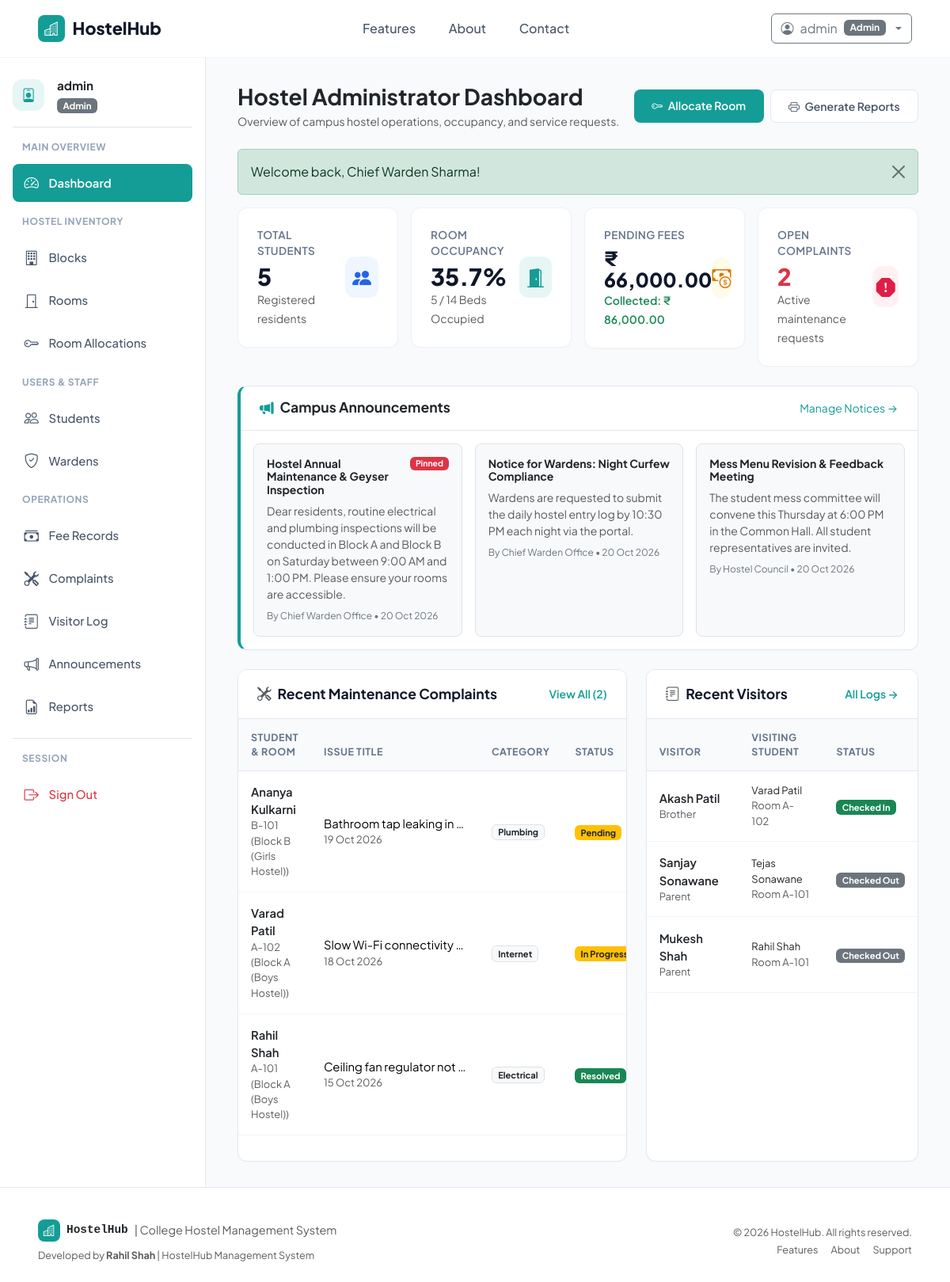
/admin/dashboard.php (signed in), run on the app's committed database.
### tables this page shows
CREATE TABLE `announcements` (
    `AnnouncementID` INT AUTO_INCREMENT PRIMARY KEY,
    `Title` VARCHAR(200) NOT NULL,
    `Content` TEXT NOT NULL,
    `TargetAudience` ENUM('All', 'Students', 'Wardens') NOT NULL DEFAULT 'All',
    `PostedBy` VARCHAR(100) NOT NULL DEFAULT 'Admin Office',
    `IsPinned` TINYINT(1) NOT NULL DEFAULT 0,
    `CreatedAt` TIMESTAMP DEFAULT CURRENT_TIMESTAMP
);

CREATE TABLE `complaints` (
    `ComplaintID` INT AUTO_INCREMENT PRIMARY KEY,
    `StudentID` INT NOT NULL,
    `Category` ENUM('Electrical', 'Plumbing', 'Carpentry', 'Internet', 'Cleanliness', 'Security', 'Other') NOT NULL DEFAULT 'Other',
    `Title` VARCHAR(150) NOT NULL,
    `Description` TEXT NOT NULL,
    `Date` DATE NOT NULL,
    `Priority` ENUM('Low', 'Medium', 'High') NOT NULL DEFAULT 'Medium',
    `Status` ENUM('Pending', 'In Progress', 'Resolved', 'Rejected') NOT NULL DEFAULT 'Pending',
    `AdminRemarks` TEXT NULL,
    `ResolvedAt` DATETIME NULL,
    `CreatedAt` TIMESTAMP DEFAULT CURRENT_TIMESTAMP,
    FOREIGN KEY (`StudentID`) REFERENCES `students`(`StudentID`) ON DELETE CASCADE
);

CREATE TABLE `students` (
    `StudentID` INT AUTO_INCREMENT PRIMARY KEY,
    `Name` VARCHAR(100) NOT NULL,
    `Email` VARCHAR(100) NOT NULL UNIQUE,
    `Phone` VARCHAR(20) NOT NULL,
    `Gender` ENUM('Male', 'Female', 'Other') NOT NULL,
    `Course` VARCHAR(100) NOT NULL,
    `Year` INT NOT NULL DEFAULT 1,
    `EmergencyContact` VARCHAR(100) NOT NULL,
    `EmergencyPhone` VARCHAR(20) NOT NULL,
    `Address` TEXT NULL,
    `RoomID` INT NULL,
    `CreatedAt` TIMESTAMP DEFAULT CURRENT_TIMESTAMP,
    FOREIGN KEY (`RoomID`) REFERENCES `rooms`(`RoomID`) ON DELETE SET NULL
);

CREATE TABLE `rooms` (
    `RoomID` INT AUTO_INCREMENT PRIMARY KEY,
    `RoomNumber` VARCHAR(20) NOT NULL,
    `Type` VARCHAR(50) NOT NULL DEFAULT 'Double',
    `Capacity` INT NOT NULL DEFAULT 2,
    `Occupied` INT NOT NULL DEFAULT 0,
    `FeePerSemester` DECIMAL(10,2) NOT NULL DEFAULT 25000.00,
    `Status` ENUM('Available', 'Full', 'Maintenance') NOT NULL DEFAULT 'Available',
    `BlockID` INT NOT NULL,
    `CreatedAt` TIMESTAMP DEFAULT CURRENT_TIMESTAMP,
    FOREIGN KEY (`BlockID`) REFERENCES `blocks`(`BlockID`) ON DELETE CASCADE,
    UNIQUE KEY `unique_block_room` (`BlockID`, `RoomNumber`)
);

CREATE TABLE `blocks` (
    `BlockID` INT AUTO_INCREMENT PRIMARY KEY,
    `BlockName` VARCHAR(50) NOT NULL UNIQUE,
    `Gender` ENUM('Boys', 'Girls', 'Coed') NOT NULL,
    `Description` VARCHAR(255) NULL,
    `CreatedAt` TIMESTAMP DEFAULT CURRENT_TIMESTAMP
);

CREATE TABLE `visitors` (
    `VisitorID` INT AUTO_INCREMENT PRIMARY KEY,
    `StudentID` INT NOT NULL,
    `Name` VARCHAR(100) NOT NULL,
    `VisitDate` DATE NOT NULL,
    `Relation` VARCHAR(50) NOT NULL,
    `Role` VARCHAR(50) NOT NULL DEFAULT 'Visitor',
    `Phone` VARCHAR(20) NOT NULL,
    `IDProof` VARCHAR(50) NULL,
    `CheckInTime` DATETIME NOT NULL,
    `CheckOutTime` DATETIME NULL,
    `Status` ENUM('Checked In', 'Checked Out') NOT NULL DEFAULT 'Checked In',
    `CreatedAt` TIMESTAMP DEFAULT CURRENT_TIMESTAMP,
    FOREIGN KEY (`StudentID`) REFERENCES `students`(`StudentID`) ON DELETE CASCADE
);

### admin/dashboard.php (the view, shortened to what the rows shown need)
<?php
require_once __DIR__ . '/../config/database.php';
require_once __DIR__ . '/../includes/helpers.php';
$recentComplaints = $pdo->query("
    SELECT c.*, s.Name as StudentName, r.RoomNumber, b.BlockName
    FROM complaints c
    JOIN students s ON c.StudentID = s.StudentID
    LEFT JOIN rooms r ON s.RoomID = r.RoomID
    LEFT JOIN blocks b ON r.BlockID = b.BlockID
    ORDER BY c.ComplaintID DESC LIMIT 5
")->fetchAll();
$recentVisitors = $pdo->query("
    SELECT v.*, s.Name as StudentName, r.RoomNumber
    FROM visitors v
    JOIN students s ON v.StudentID = s.StudentID
    LEFT JOIN rooms r ON s.RoomID = r.RoomID
    ORDER BY v.VisitorID DESC LIMIT 5
")->fetchAll();
$recentAnnouncements = $pdo->query("
    SELECT * FROM announcements ORDER BY IsPinned DESC, AnnouncementID DESC LIMIT 3
")->fetchAll();
require_once __DIR__ . '/../includes/header.php';
?>
<div class="dashboard-container">
    <main class="main-content">
        <?php if (!empty($recentAnnouncements)): ?>
            <div class="content-card mb-4 border-teal" style="border-left: 4px solid var(--primary-teal);">
                <div class="p-3">
                    <div class="row g-3">
                        <?php foreach ($recentAnnouncements as $ann): ?>
                            <div class="col-md-4">
                                <div class="p-3 bg-light rounded-3 h-100 border">
                                    <div class="d-flex justify-content-between align-items-start mb-1">
                                        <h6 class="fw-bold mb-1 small text-dark"><?= htmlspecialchars($ann['Title']) ?></h6>
                                        <?php if ($ann['IsPinned']): ?>
                                            <span class="badge bg-danger" style="font-size: 0.65rem;">Pinned</span>
                                        <?php endif; ?>
                                    </div>
                                    <p class="text-muted small mb-2 text-truncate-2"><?= htmlspecialchars($ann['Content']) ?></p>
                                    <div class="small text-secondary" style="font-size: 0.75rem;">
                                        By <?= htmlspecialchars($ann['PostedBy']) ?> &bull; <?= format_date($ann['CreatedAt']) ?>
                                    </div>
                                </div>
                            </div>
                        <?php endforeach; ?>
                    </div>
                </div>
            </div>
        <?php endif; ?>
        <div class="row g-4">
            <div class="col-lg-7">
                <div class="content-card h-100">
                    <div class="table-responsive">
                        <table class="table table-custom align-middle">
                            <thead>
                                <tr>
                                    <th>Student & Room</th>
                                    <th>Issue Title</th>
                                    <th>Category</th>
                                    <th>Status</th>
                                </tr>
                            </thead>
                            <tbody>
                                <?php if (empty($recentComplaints)): ?>
                                    <tr><td colspan="5" class="text-center py-4 text-muted">No complaints reported.</td></tr>
                                <?php else: ?>
                                    <?php foreach ($recentComplaints as $c): ?>
                                        <tr>
                                            <td>
                                                <div class="fw-semibold text-dark"><?= htmlspecialchars($c['StudentName']) ?></div>
                                                <div class="small text-muted"><?= htmlspecialchars($c['RoomNumber'] ?? 'No room') ?> (<?= htmlspecialchars($c['BlockName'] ?? '-') ?>)</div>
                                            </td>
                                            <td>
                                                <div class="text-truncate" style="max-width: 180px;" title="<?= htmlspecialchars($c['Title']) ?>">
                                                    <?= htmlspecialchars($c['Title']) ?>
                                                </div>
                                                <div class="small text-muted"><?= format_date($c['Date']) ?></div>
                                            </td>
                                            <td><span class="badge bg-light text-dark border"><?= htmlspecialchars($c['Category']) ?></span></td>
                                            <td><?= get_status_badge($c['Status']) ?></td>
                                        </tr>
                                    <?php endforeach; ?>
                                <?php endif; ?>
                            </tbody>
                        </table>
                    </div>
                </div>
            </div>
            <div class="col-lg-5">
                <div class="content-card h-100">
                    <div class="table-responsive">
                        <table class="table table-custom align-middle">
                            <thead>
                                <tr>
                                    <th>Visitor</th>
                                    <th>Visiting Student</th>
                                    <th>Status</th>
                                </tr>
                            </thead>
                            <tbody>
                                <?php if (empty($recentVisitors)): ?>
                                    <tr><td colspan="3" class="text-center py-4 text-muted">No recent visitors logged.</td></tr>
                                <?php else: ?>
                                    <?php foreach ($recentVisitors as $v): ?>
                                        <tr>
                                            <td>
                                                <div class="fw-semibold text-dark"><?= htmlspecialchars($v['Name']) ?></div>
                                                <div class="small text-muted"><?= htmlspecialchars($v['Relation']) ?></div>
                                            </td>
                                            <td>
                                                <div class="text-dark small"><?= htmlspecialchars($v['StudentName']) ?></div>
                                                <div class="small text-muted">Room <?= htmlspecialchars($v['RoomNumber'] ?? 'N/A') ?></div>
                                            </td>
                                            <td><?= get_status_badge($v['Status']) ?></td>
                                        </tr>
                                    <?php endforeach; ?>
                                <?php endif; ?>
                            </tbody>
                        </table>
                    </div>
                </div>
            </div>
        </div>
    </main>
</div>
<?php require_once __DIR__ . '/../includes/footer.php'; ?>

### includes/helpers.php (shortened to what the rows shown need)
<?php
function format_date(?string $datetime, bool $includeTime = false): string {
    $ts = strtotime($datetime);
    return date($includeTime ? 'd M Y, h:i A' : 'd M Y', $ts);
}
function get_status_badge(string $status): string {
    $normalized = strtolower(trim($status));
    $badgeClass = match ($normalized) {
        'active', 'paid', 'resolved', 'checked in', 'available' => 'bg-success',
        'pending', 'in progress', 'double', 'triple'           => 'bg-warning text-dark',
        'overdue', 'rejected', 'full', 'inactive'              => 'bg-danger',
        'maintenance', 'vacated', 'transferred', 'checked out' => 'bg-secondary',
        default                                                => 'bg-info text-dark'
    };
    return '<span class="badge ' . $badgeClass . '">' . htmlspecialchars($status) . '</span>';
}

### data on the page
announcements: Title "Hostel Annual Maintenance & Geyser Inspection", IsPinned "Pinned", Content "Dear residents, routine electrical and plumbing inspections will be conducted in Block A and Block B on Saturday between 9:00 AM and 1:00 PM. Please ensure your rooms are accessible.", PostedBy "Chief Warden Office", CreatedAt "20 Oct 2026"
announcements: Title "Notice for Wardens: Night Curfew Compliance", Content "Wardens are requested to submit the daily hostel entry log by 10:30 PM each night via the portal.", PostedBy "Chief Warden Office", CreatedAt "20 Oct 2026"
announcements: Title "Mess Menu Revision & Feedback Meeting", Content "The student mess committee will convene this Thursday at 6:00 PM in the Common Hall. All student representatives are invited.", PostedBy "Hostel Council", CreatedAt "20 Oct 2026"
complaints: StudentID.Name "Ananya Kulkarni", rooms.RoomNumber "B-101", blocks.BlockName "Block B (Girls Hostel)", Title "Bathroom tap leaking in…", Date "19 Oct 2026", Category "Plumbing", Status "Pending"
complaints: StudentID.Name "Varad Patil", rooms.RoomNumber "A-102", blocks.BlockName "Block A (Boys Hostel)", Title "Slow Wi-Fi connectivity…", Date "18 Oct 2026", Category "Internet", Status "In…"
complaints: StudentID.Name "Rahil Shah", rooms.RoomNumber "A-101", blocks.BlockName "Block A (Boys Hostel)", Title "Ceiling fan regulator not…", Date "15 Oct 2026", Category "Electrical", Status "Resolved"
visitors: Name "Akash Patil", Relation "Brother", StudentID.Name "Varad Patil", rooms.RoomNumber "A-102", Status "Checked In"
visitors: Name "Sanjay Sonawane", Relation "Parent", StudentID.Name "Tejas Sonawane", rooms.RoomNumber "A-101", Status "Checked Out"
visitors: Name "Mukesh Shah", Relation "Parent", StudentID.Name "Rahil Shah", rooms.RoomNumber "A-101", Status "Checked Out"

### other printed values
$currentUser['Username'] "admin"
$currentUser['Role'] "Admin"
$_SESSION['user']['Username'] "admin"
$role "Admin"
$message "Welcome back, Chief Warden Sharma!"
$totalStudents "5"
$occupancyRate "35.7"
$totalOccupied "5"
$totalCapacity "14"
format_currency($feeStats['pending_amount']) "₹ 66,000.00"
format_currency($feeStats['collected_amount']) "₹ 86,000.00"
$pendingComplaints "2"
APP_NAME "HostelHub"
APP_TITLE "College Hostel Management System"
